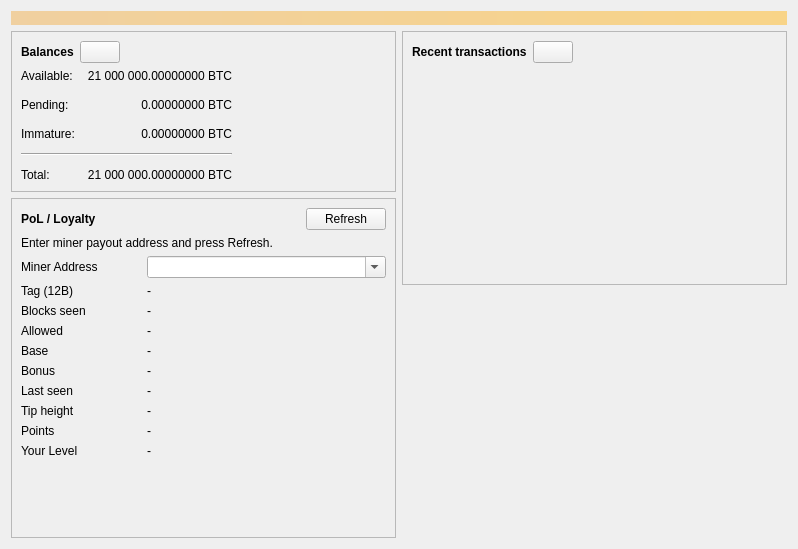
<?xml version="1.0" encoding="UTF-8"?>
<ui version="4.0">
 <class>OverviewPage</class>
 <widget class="QWidget" name="OverviewPage">
  <property name="geometry">
   <rect>
    <x>0</x>
    <y>0</y>
    <width>798</width>
    <height>318</height>
   </rect>
  </property>
  <property name="windowTitle">
   <string>Form</string>
  </property>
  <layout class="QVBoxLayout" name="topLayout">
   <item>
    <widget class="QLabel" name="labelAlerts">
     <property name="visible">
      <bool>false</bool>
     </property>
     <property name="styleSheet">
      <string notr="true">QLabel { background-color: qlineargradient(x1: 0, y1: 0, x2: 1, y2: 0, stop:0 #F0D0A0, stop:1 #F8D488); color:#000000; }</string>
     </property>
     <property name="wordWrap">
      <bool>true</bool>
     </property>
     <property name="margin">
      <number>3</number>
     </property>
     <property name="textInteractionFlags">
      <set>Qt::TextSelectableByMouse</set>
     </property>
    </widget>
   </item>
   <item>
    <layout class="QHBoxLayout" name="horizontalLayout" stretch="1,1">
     <item>
      <layout class="QVBoxLayout" name="verticalLayout_2">
       <item>
        <widget class="QFrame" name="frame">
         <property name="frameShape">
          <enum>QFrame::StyledPanel</enum>
         </property>
         <property name="frameShadow">
          <enum>QFrame::Raised</enum>
         </property>
         <layout class="QVBoxLayout" name="verticalLayout_4">
          <item>
           <layout class="QHBoxLayout" name="horizontalLayout_4">
            <item>
             <widget class="QLabel" name="label_5">
              <property name="font">
               <font>
                <weight>75</weight>
                <bold>true</bold>
               </font>
              </property>
              <property name="text">
               <string>Balances</string>
              </property>
             </widget>
            </item>
            <item>
             <widget class="QPushButton" name="labelWalletStatus">
              <property name="enabled">
               <bool>true</bool>
              </property>
              <property name="maximumSize">
               <size>
                <width>45</width>
                <height>16777215</height>
               </size>
              </property>
              <property name="toolTip">
               <string>The displayed information may be out of date. Your wallet automatically synchronizes with the Bitcoin network after a connection is established, but this process has not completed yet.</string>
              </property>
              <property name="text">
               <string/>
              </property>
              <property name="icon">
               <iconset resource="../bitcoin.qrc">
                <normaloff>:/icons/warning</normaloff>
                <disabledoff>:/icons/warning</disabledoff>
                :/icons/warning
               </iconset>
              </property>
              <property name="iconSize">
               <size>
                <width>24</width>
                <height>24</height>
               </size>
              </property>
             </widget>
            </item>
            <item>
             <spacer name="horizontalSpacer_3">
              <property name="orientation">
               <enum>Qt::Horizontal</enum>
              </property>
              <property name="sizeHint" stdset="0">
               <size>
                <width>40</width>
                <height>20</height>
               </size>
              </property>
             </spacer>
            </item>
           </layout>
          </item>
          <item>
           <layout class="QGridLayout" name="gridLayout">
            <property name="spacing">
             <number>12</number>
            </property>
            <item row="1" column="1">
             <widget class="QLabel" name="labelUnconfirmed">
              <property name="cursor">
               <cursorShape>IBeamCursor</cursorShape>
              </property>
              <property name="toolTip">
               <string>Total of transactions that have yet to be confirmed, and do not yet count toward the spendable balance</string>
              </property>
              <property name="text">
               <string notr="true">0.00000000 BTC</string>
              </property>
              <property name="alignment">
               <set>Qt::AlignRight|Qt::AlignTrailing|Qt::AlignVCenter</set>
              </property>
              <property name="textInteractionFlags">
               <set>Qt::LinksAccessibleByMouse|Qt::TextSelectableByKeyboard|Qt::TextSelectableByMouse</set>
              </property>
             </widget>
            </item>
            <item row="3" column="0" colspan="2">
             <widget class="Line" name="line">
              <property name="orientation">
               <enum>Qt::Horizontal</enum>
              </property>
             </widget>
            </item>
            <item row="4" column="0">
             <widget class="QLabel" name="labelTotalText">
              <property name="text">
               <string>Total:</string>
              </property>
             </widget>
            </item>
            <item row="2" column="1">
             <widget class="QLabel" name="labelImmature">
              <property name="cursor">
               <cursorShape>IBeamCursor</cursorShape>
              </property>
              <property name="toolTip">
               <string>Mined balance that has not yet matured</string>
              </property>
              <property name="text">
               <string notr="true">0.00000000 BTC</string>
              </property>
              <property name="alignment">
               <set>Qt::AlignRight|Qt::AlignTrailing|Qt::AlignVCenter</set>
              </property>
              <property name="textInteractionFlags">
               <set>Qt::LinksAccessibleByMouse|Qt::TextSelectableByKeyboard|Qt::TextSelectableByMouse</set>
              </property>
             </widget>
            </item>
            <item row="1" column="2">
             <spacer name="horizontalSpacer_2">
              <property name="orientation">
               <enum>Qt::Horizontal</enum>
              </property>
              <property name="sizeHint" stdset="0">
               <size>
                <width>40</width>
                <height>20</height>
               </size>
              </property>
             </spacer>
            </item>
            <item row="2" column="0">
             <widget class="QLabel" name="labelImmatureText">
              <property name="text">
               <string>Immature:</string>
              </property>
             </widget>
            </item>
            <item row="4" column="1">
             <widget class="QLabel" name="labelTotal">
              <property name="cursor">
               <cursorShape>IBeamCursor</cursorShape>
              </property>
              <property name="toolTip">
               <string>Your current total balance</string>
              </property>
              <property name="text">
               <string notr="true">21 000 000.00000000 BTC</string>
              </property>
              <property name="alignment">
               <set>Qt::AlignRight|Qt::AlignTrailing|Qt::AlignVCenter</set>
              </property>
              <property name="textInteractionFlags">
               <set>Qt::LinksAccessibleByMouse|Qt::TextSelectableByKeyboard|Qt::TextSelectableByMouse</set>
              </property>
             </widget>
            </item>
            <item row="0" column="0">
             <widget class="QLabel" name="labelBalanceText">
              <property name="text">
               <string>Available:</string>
              </property>
             </widget>
            </item>
            <item row="0" column="1">
             <widget class="QLabel" name="labelBalance">
              <property name="cursor">
               <cursorShape>IBeamCursor</cursorShape>
              </property>
              <property name="toolTip">
               <string>Your current spendable balance</string>
              </property>
              <property name="text">
               <string notr="true">21 000 000.00000000 BTC</string>
              </property>
              <property name="alignment">
               <set>Qt::AlignRight|Qt::AlignTrailing|Qt::AlignVCenter</set>
              </property>
              <property name="textInteractionFlags">
               <set>Qt::LinksAccessibleByMouse|Qt::TextSelectableByKeyboard|Qt::TextSelectableByMouse</set>
              </property>
             </widget>
            </item>
            <item row="1" column="0">
             <widget class="QLabel" name="labelPendingText">
              <property name="text">
               <string>Pending:</string>
              </property>
             </widget>
            </item>
           </layout>
          </item>
         </layout>
        </widget>
       </item>
       <item>
        <widget class="QFrame" name="framePol">
         <property name="frameShape">
          <enum>QFrame::StyledPanel</enum>
         </property>
         <property name="frameShadow">
          <enum>QFrame::Raised</enum>
         </property>
         <layout class="QVBoxLayout" name="verticalLayoutPol">
          <property name="spacing">
           <number>6</number>
          </property>
          <item>
           <layout class="QHBoxLayout" name="horizontalLayoutPolTitle">
            <item>
             <widget class="QLabel" name="labelPolTitle">
              <property name="font">
               <font>
                <weight>75</weight>
                <bold>true</bold>
               </font>
              </property>
              <property name="text">
               <string>PoL / Loyalty</string>
              </property>
             </widget>
            </item>
            <item>
             <spacer name="horizontalSpacerPolTitle">
              <property name="orientation">
               <enum>Qt::Horizontal</enum>
              </property>
              <property name="sizeHint" stdset="0">
               <size>
                <width>40</width>
                <height>20</height>
               </size>
              </property>
             </spacer>
            </item>
            <item>
             <widget class="QPushButton" name="buttonPolRefresh">
              <property name="text">
               <string>Refresh</string>
              </property>
             </widget>
            </item>
           </layout>
          </item>
          <item>
           <widget class="QLabel" name="labelPolStatus">
            <property name="text">
             <string>Enter miner payout address and press Refresh.</string>
            </property>
            <property name="wordWrap">
             <bool>true</bool>
            </property>
           </widget>
          </item>
          <item>
           <layout class="QGridLayout" name="gridLayoutPol">
            <property name="horizontalSpacing">
             <number>12</number>
            </property>
            <property name="verticalSpacing">
             <number>6</number>
            </property>
            <item row="0" column="0">
             <widget class="QLabel" name="labelPolMinerIdText">
              <property name="text">
               <string>Miner Address</string>
              </property>
             </widget>
            </item>
            <item row="0" column="1" colspan="2">
             <widget class="QComboBox" name="comboPolMinerAddress">
          <property name="editable">
           <bool>true</bool>
          </property>
          <property name="insertPolicy">
           <enum>QComboBox::NoInsert</enum>
          </property>
         </widget>
            </item>
            <item row="1" column="0">
             <widget class="QLabel" name="labelPolTagText">
              <property name="text">
               <string>Tag (12B)</string>
              </property>
             </widget>
            </item>
            <item row="1" column="1" colspan="2">
             <widget class="QLabel" name="labelPolTag">
              <property name="text">
               <string notr="true">-</string>
              </property>
              <property name="textInteractionFlags">
               <set>Qt::LinksAccessibleByMouse|Qt::TextSelectableByKeyboard|Qt::TextSelectableByMouse</set>
              </property>
             </widget>
            </item>
            <item row="2" column="0">
             <widget class="QLabel" name="labelPolBlocksSeenText">
              <property name="text">
               <string>Blocks seen</string>
              </property>
             </widget>
            </item>
            <item row="2" column="1" colspan="2">
             <widget class="QLabel" name="labelPolBlocksSeen">
              <property name="text">
               <string notr="true">-</string>
              </property>
             </widget>
            </item>
            <item row="3" column="0">
             <widget class="QLabel" name="labelPolAllowedText">
              <property name="text">
               <string>Allowed</string>
              </property>
             </widget>
            </item>
            <item row="3" column="1" colspan="2">
             <widget class="QLabel" name="labelPolAllowed">
              <property name="text">
               <string notr="true">-</string>
              </property>
              <property name="textInteractionFlags">
               <set>Qt::LinksAccessibleByMouse|Qt::TextSelectableByKeyboard|Qt::TextSelectableByMouse</set>
              </property>
             </widget>
            </item>
            <item row="4" column="0">
             <widget class="QLabel" name="labelPolBaseText">
              <property name="text">
               <string>Base</string>
              </property>
             </widget>
            </item>
            <item row="4" column="1" colspan="2">
             <widget class="QLabel" name="labelPolBase">
              <property name="text">
               <string notr="true">-</string>
              </property>
              <property name="textInteractionFlags">
               <set>Qt::LinksAccessibleByMouse|Qt::TextSelectableByKeyboard|Qt::TextSelectableByMouse</set>
              </property>
             </widget>
            </item>
            <item row="5" column="0">
             <widget class="QLabel" name="labelPolBonusText">
              <property name="text">
               <string>Bonus</string>
              </property>
             </widget>
            </item>
            <item row="5" column="1" colspan="2">
             <widget class="QLabel" name="labelPolBonus">
              <property name="text">
               <string notr="true">-</string>
              </property>
              <property name="textInteractionFlags">
               <set>Qt::LinksAccessibleByMouse|Qt::TextSelectableByKeyboard|Qt::TextSelectableByMouse</set>
              </property>
             </widget>
            </item>
            <item row="6" column="0">
             <widget class="QLabel" name="labelPolLastSeenText">
              <property name="text">
               <string>Last seen</string>
              </property>
             </widget>
            </item>
            <item row="6" column="1" colspan="2">
             <widget class="QLabel" name="labelPolLastSeen">
              <property name="text">
               <string notr="true">-</string>
              </property>
             </widget>
            </item>
            <item row="7" column="0">
             <widget class="QLabel" name="labelPolTipText">
              <property name="text">
               <string>Tip height</string>
              </property>
             </widget>
            </item>
            <item row="7" column="1" colspan="2">
             <widget class="QLabel" name="labelPolTipHeight">
              <property name="text">
               <string notr="true">-</string>
              </property>
             </widget>
            </item>
           
<item row="8" column="0">
 <widget class="QLabel" name="labelPolPointsText">
  <property name="text">
   <string>Points</string>
  </property>
 </widget>
</item>
<item row="8" column="1" colspan="2">
 <widget class="QLabel" name="labelPolPoints">
  <property name="text">
   <string>-</string>
  </property>
 </widget>
</item>
<item row="9" column="0">
 <widget class="QLabel" name="labelPolLevelText">
  <property name="text">
   <string>Your Level</string>
  </property>
 </widget>
</item>
<item row="9" column="1">
 <widget class="QLabel" name="labelPolLevel">
  <property name="text">
   <string>-</string>
  </property>
 </widget>
</item>
        <item row="10" column="1" colspan="2">
         <widget class="QLabel" name="labelPolLevelIcon">
          <property name="minimumSize">
           <size>
            <width>64</width>
            <height>64</height>
           </size>
          </property>
          <property name="text">
           <string/>
          </property>
          <property name="alignment">
           <set>Qt::AlignCenter</set>
          </property>
         </widget>
        </item>
</layout>
          </item>
         </layout>
        </widget>
       </item>
       <item>
        <spacer name="verticalSpacer">
         <property name="orientation">
          <enum>Qt::Vertical</enum>
         </property>
         <property name="sizeHint" stdset="0">
          <size>
           <width>20</width>
           <height>40</height>
          </size>
         </property>
        </spacer>
       </item>
      </layout>
     </item>
     <item>
      <layout class="QVBoxLayout" name="verticalLayout_3">
       <item>
        <widget class="QFrame" name="frame_2">
         <property name="frameShape">
          <enum>QFrame::StyledPanel</enum>
         </property>
         <property name="frameShadow">
          <enum>QFrame::Raised</enum>
         </property>
         <layout class="QVBoxLayout" name="verticalLayout">
          <item>
           <layout class="QHBoxLayout" name="horizontalLayout_2">
            <item>
             <widget class="QLabel" name="label_4">
              <property name="font">
               <font>
                <weight>75</weight>
                <bold>true</bold>
               </font>
              </property>
              <property name="text">
               <string>Recent transactions</string>
              </property>
             </widget>
            </item>
            <item>
             <widget class="QPushButton" name="labelTransactionsStatus">
              <property name="enabled">
               <bool>true</bool>
              </property>
              <property name="maximumSize">
               <size>
                <width>45</width>
                <height>16777215</height>
               </size>
              </property>
              <property name="toolTip">
               <string>The displayed information may be out of date. Your wallet automatically synchronizes with the Bitcoin network after a connection is established, but this process has not completed yet.</string>
              </property>
              <property name="text">
               <string/>
              </property>
              <property name="icon">
               <iconset resource="../bitcoin.qrc">
                <normaloff>:/icons/warning</normaloff>
                <disabledoff>:/icons/warning</disabledoff>
                :/icons/warning
               </iconset>
              </property>
              <property name="iconSize">
               <size>
                <width>24</width>
                <height>24</height>
               </size>
              </property>
             </widget>
            </item>
            <item>
             <spacer name="horizontalSpacer">
              <property name="orientation">
               <enum>Qt::Horizontal</enum>
              </property>
              <property name="sizeHint" stdset="0">
               <size>
                <width>40</width>
                <height>20</height>
               </size>
              </property>
             </spacer>
            </item>
           </layout>
          </item>
          <item>
           <widget class="TransactionOverviewWidget" name="listTransactions">
            <property name="styleSheet">
             <string notr="true">QListView { background: transparent; }</string>
            </property>
            <property name="frameShape">
             <enum>QFrame::NoFrame</enum>
            </property>
            <property name="verticalScrollBarPolicy">
             <enum>Qt::ScrollBarAlwaysOff</enum>
            </property>
            <property name="horizontalScrollBarPolicy">
             <enum>Qt::ScrollBarAlwaysOff</enum>
            </property>
            <property name="sizeAdjustPolicy">
             <enum>QAbstractScrollArea::AdjustToContents</enum>
            </property>
            <property name="selectionMode">
             <enum>QAbstractItemView::NoSelection</enum>
            </property>
            <property name="uniformItemSizes">
             <bool>true</bool>
            </property>
           </widget>
          </item>
         </layout>
        </widget>
       </item>
       <item>
        <spacer name="verticalSpacer_2">
         <property name="orientation">
          <enum>Qt::Vertical</enum>
         </property>
         <property name="sizeHint" stdset="0">
          <size>
           <width>20</width>
           <height>40</height>
          </size>
         </property>
        </spacer>
       </item>
      </layout>
     </item>
    </layout>
   </item>
  </layout>
 </widget>
 <customwidgets>
  <customwidget>
   <class>TransactionOverviewWidget</class>
   <extends>QListView</extends>
   <header>qt/transactionoverviewwidget.h</header>
  </customwidget>
 </customwidgets>
 <resources/>
 <connections/>
</ui>
